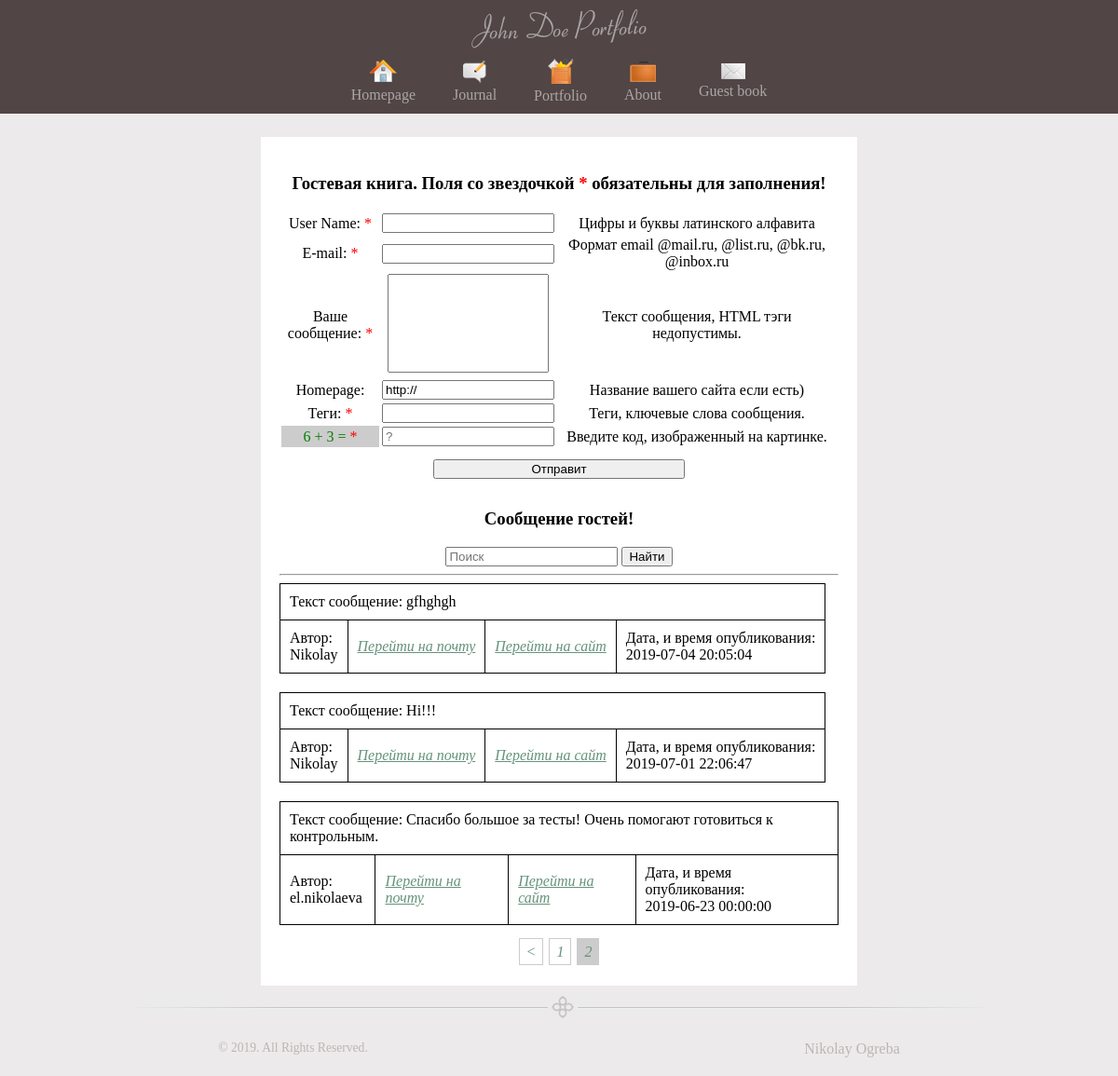
The page /?view=guest_book&page_id=5&page=2 on the database its author committed.
### tables this page shows
CREATE TABLE IF NOT EXISTS `pages` (
  `id` tinyint(3) unsigned NOT NULL,
  `metaKey` varchar(255) NOT NULL,
  `metaDes` varchar(255) NOT NULL,
  `iconImg` varchar(255) NOT NULL DEFAULT 'notImg.png',
  `imgPage` varchar(255) NOT NULL DEFAULT 'no img',
  `titleSite` varchar(255) NOT NULL,
  `textSite` text NOT NULL,
  `namePage` varchar(255) NOT NULL DEFAULT 'no name'
);

CREATE TABLE IF NOT EXISTS `book` (
  `id` tinyint(12) unsigned NOT NULL,
  `userName` varchar(255) NOT NULL,
  `email` varchar(255) NOT NULL,
  `text` text NOT NULL,
  `homePage` varchar(255) NOT NULL,
  `date` datetime NOT NULL,
  `meta` varchar(255) NOT NULL
);

### controller/controller.php (called while the page is built, shortened)
<?php
    require('functions/functions.php');
    $pages = get_full_pages();
    $view = empty($_GET['view']) ? 'guest_book' : $_GET['view'];
    switch($view) {
        case('guest_book'):
        	$get_page_id = abs( (int)$_GET['page_id'] );
    		$page = get_page($get_page_id);
        	 if(isset($_GET['page'])) {
                $list = (int) $_GET['page'];
            } else $list = 1;
            $start_pos = (($list - 1) * COUNT_COMMENTS);
            $book = get_guest_book($start_pos, COUNT_COMMENTS);
        break;
    }
    require(TEMPLATE . 'index.php');

### index.php (called while the page is built, shortened)
<?php
	require(CONTROLLER);
?>

### model/model.php (called while the page is built, shortened)
<?php
	function get_full_pages()
	{
		$query = "SELECT `id`, `iconImg`, `titleSite`, `namePage` FROM `pages`";
		$res_select_pages = mysqli_query($GLOBALS['db'], $query) or die(mysqli_error($GLOBALS['db']));
		$get_array_pages = [];
		while($row = mysqli_fetch_assoc($res_select_pages)) {
			$get_array_pages[] = $row;
		}
		return $get_array_pages;
	}
	function get_page($get_page_id)
	{
		$query = "SELECT `metaKey`, `metaDes`, `iconImg`, `imgPage`, `titleSite`, `textSite` FROM `pages` WHERE `id` = $get_page_id";
		$res_select_page = mysqli_query($GLOBALS['db'], $query) or die(mysqli_error($GLOBALS['db']));
		$get_page = [];
		while($row = mysqli_fetch_assoc($res_select_page)) {
			$get_page = $row;
		}
		return $get_page;
	}
	function get_guest_book($start_pos,  $perpage)
	{
		$query = "SELECT `userName`, `email`, `text`, `homePage`, `date` FROM `book` LIMIT $start_pos,  $perpage";
		$result = mysqli_query($GLOBALS['db'], $query) or die(mysqli_error($GLOBALS['db']));
        $book = array();
        while($row = mysqli_fetch_assoc($result)) {
        	$book[] = $row;
        }
        return $book;
	}

### views/viewGuestBook/guest_book.php (the view, shortened to what this page needs)
<?php
	$a = mt_rand(1, 10);
	$b = mt_rand(1, 10);
?>
<h3><?=$page['textSite']?></h3>
<form action='/' method="POST" name='form_guest_book' id='form_guest_book'>
	<table class='table'>
		<tr>
			<td class='w'><label for='username'>User Name: <span class='red'>*</span></label></td>
			<td><input type='text' name='userName' id='username' required/></td>
			<td>Цифры и буквы латинского алфавита</td>
		</tr>
		<tr>
			<td class='w'><label for='email'>E-mail: <span class='red'>*</span></label></td>
			<td><input type='email' pattern='[^ @]*@[^ @]*' name='email' id='email' required /></td>
			<td>Формат email @mail.ru, @list.ru, @bk.ru, @inbox.ru</td>
		</tr>
		<tr>
			<td class='w'><label for='text'>Ваше сообщение: <span class='red'>*</span></label></td>
			<td><textarea name='fullText' id='text' required></textarea></td>
			<td>Текст сообщения, HTML тэги недопустимы.</td>
		</tr>
		<tr>
			<td class='w'><label for='homepage'>Homepage:</label></td>
			<td><input type='text' name='homePage' id='homepage' placeholder='http://' value='http://' /></td>
			<td>Название вашего сайта если есть) <span class='decorationText'></span></td>
		</tr>
		<tr>
			<td class='w'><label for='tegs'>Теги: <span class='red'>*</span></label></td>
			<td><input id='text' id='tegs' name='meta' required></td>
			<td>Теги, ключевые слова сообщения.</td>
		</tr>
		<tr>
			<td class='w c'><?=$a?> + <?=$b?> = <span class='red'>*</span></td>
			<td><input type='text' name='captcha' id='captcha' placeholder='?' required></td>
			<td>Введите код, изображенный на картинке.</td>
		</tr>
		<tr>
			<td colspan='3'><button type='submit' name='submit' id='sub'>Отправит</button></td>
		</tr>
	</table>
</form>
<h3>Сообщение гостей!</h3>
<?php if(!empty($book)): ?>
<form action='' method='get' class='search'>
	<div>
		<input type='text' name='search' required placeholder='Поиск'>
		<button type='submit'>Найти</button>
	</div>
</form> <hr />
<?php foreach ($book as $value): ?>
<table class='border'>
	<tfoot>
		<tr>
			<td>Автор: <br /> <?=$value['userName']?></td>
			<td><a href='mailto:<?=$value['email']?>'>Перейти на почту</a></td>
			<?php if(!empty($value['homePage'])): ?>
			<td><a href='<?=$value['homePage']?>' target='_blank'>Перейти на сайт</a></td>
			<?php else: ?>
			<td>Сайт не указан</td>
			<?php endif; ?>
			<td>Дата, и время опубликования: <br /> <?=$value['date']?></td>
		</tr>
	</tfoot>
	<tbody>
		<tr>
			<td colspan='4'>Текст сообщение: <?=$value['text']?></td>
		</tr>
	</tbody>
</table>
<?php
	endforeach;
endif;
	if(COUNT_COMMENTS > 1) paginatio($list, $pages_count);
?>

### views/viewGuestBook/blocks/header.php (shortened to what this page needs)
<!DOCTYPE HTML>
<html xmlns="http://www.w3.org/1999/xhtml">
<head>
    <link rel="stylesheet" href="<?=TEMPLATE?>styles/main.css" type="text/css" />
</head>
<body>
    <div id="container">
        <div id='header'>
            <img src="<?=TEMPLATE?>images/logo.png" alt = "Логотип сайта" />
            <nav>
                <?php foreach ($pages as $value): ?>
                    <?php if(isset($value['namePage']) && $value['namePage'] === 'no name'): ?>
                        <a href="?view=page&amp;page_id=<?=$value['id']?>">
                        <img src="<?=TEMPLATE?>images/<?=$value['iconImg']?>" alt="<?=$value['titleSite']?>" />
                            <br />
                        <span><?=$value['titleSite']?></span>
                    </a>
                    <?php else: ?>
                        <a href="?view=<?=$value['namePage']?>&amp;page_id=<?=$value['id']?>">
                        <img src="<?=TEMPLATE?>images/<?=$value['iconImg']?>" alt="<?=$value['titleSite']?>" />
                            <br />
                        <span><?=$value['titleSite']?></span>
                    </a>
                    <?php endif; ?>
                <?php endforeach; ?>
            </nav>
        </div>

### views/viewGuestBook/styles/main.css (style rules this page uses)
html { height: 100%; }
body { background-color: #ECEAEA; font-family: Tahoma; font-size: 12pt; margin: 0; padding: 0 0 1px 0; display: block; min-height: 100%; width: 100%; overflow-y: hidden; position: relative; overflow: auto; }
a img { border: none; }
nav { display: flex; align-items: center; justify-content: center; }
#container { text-align: center; margin: 0 auto; }
#container nav { padding: 0 0 10px; }
#container nav a { color: #ACA6A6; text-decoration: none; padding: 0 20px; }
#header { background-color: #514545; }
.table { width: 100%; }
.w { width: 103px; }
.c { background-color: #ccc; color: green; }
.table textarea { resize: none; height: 100px; width: 167px; }
.table tr, .table td { vertical-align: middle; }
.border { margin-bottom: 20px; }
.border, .border tr, .border td { border: 1px solid #000; border-collapse: collapse; border-spacing: 0; padding: 10px; }
.border tr:last-child { text-align: left; }
.red { color: red; }
#sub { margin: 10px 0; width: 270px; cursor: pointer; }
#post a { color: #65937B; font-style: italic; }

### rows shown on the page
pages: iconImg (picture), titleSite "Homepage"
pages: iconImg (picture), titleSite "Journal"
pages: iconImg (picture), titleSite "Portfolio"
pages: iconImg (picture), titleSite "About"
pages: iconImg (picture), titleSite "Guest book", textSite "Гостевая книга. Поля со звездочкой * обязательны для заполнения!"
book: userName "Nikolay", date "2019-07-04 20:05:04", text "gfhghgh"
book: userName "Nikolay", date "2019-07-01 22:06:47", text "Hi!!!"
book: userName "el.nikolaeva", date "2019-06-23 00:00:00", text "Спасибо большое за тесты! Очень помогают готовиться к контрольным."

### other values the page prints
$page - 1 "1"
$page "2"
